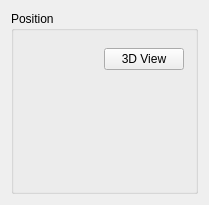
<?xml version="1.0" encoding="UTF-8"?>
<ui version="4.0">
 <class>PartGui::Location</class>
 <widget class="QWidget" name="PartGui::Location">
  <property name="geometry">
   <rect>
    <x>0</x>
    <y>0</y>
    <width>209</width>
    <height>205</height>
   </rect>
  </property>
  <property name="windowTitle">
   <string>Location</string>
  </property>
  <property name="sizeGripEnabled" stdset="0">
   <bool>true</bool>
  </property>
  <layout class="QGridLayout" name="gridLayout_2">
   <item row="0" column="0">
    <widget class="QGroupBox" name="groupBox">
     <property name="title">
      <string>Position</string>
     </property>
     <layout class="QGridLayout" name="gridLayout">
      <item row="0" column="0">
       <widget class="Gui::LocationWidget" name="loc"/>
      </item>
      <item row="1" column="0">
       <layout class="QHBoxLayout" name="horizontalLayout">
        <item>
         <spacer name="horizontalSpacer">
          <property name="orientation">
           <enum>Qt::Horizontal</enum>
          </property>
          <property name="sizeHint" stdset="0">
           <size>
            <width>40</width>
            <height>20</height>
           </size>
          </property>
         </spacer>
        </item>
        <item>
         <widget class="QPushButton" name="viewPositionButton">
          <property name="text">
           <string>3D View</string>
          </property>
         </widget>
        </item>
       </layout>
      </item>
      <item row="2" column="0">
       <spacer>
        <property name="orientation">
         <enum>Qt::Vertical</enum>
        </property>
        <property name="sizeHint" stdset="0">
         <size>
          <width>20</width>
          <height>40</height>
         </size>
        </property>
       </spacer>
      </item>
     </layout>
    </widget>
   </item>
  </layout>
 </widget>
 <layoutdefault spacing="6" margin="11"/>
 <customwidgets>
  <customwidget>
   <class>Gui::LocationWidget</class>
   <extends>QWidget</extends>
   <header>Gui/InputVector.h</header>
  </customwidget>
 </customwidgets>
 <resources/>
 <connections/>
</ui>
